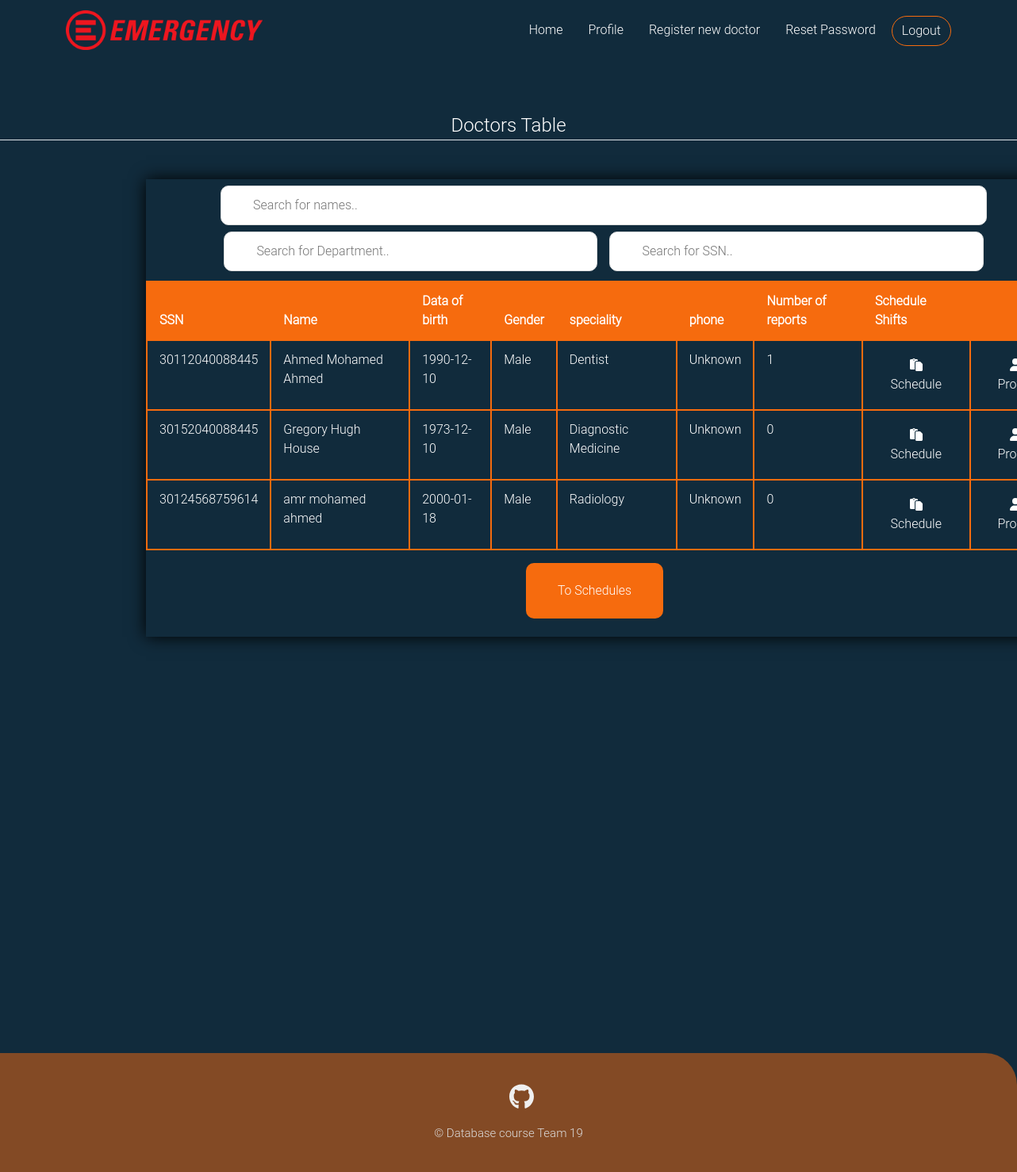
The page /doctors_table (signed in) on the database as committed earlier.
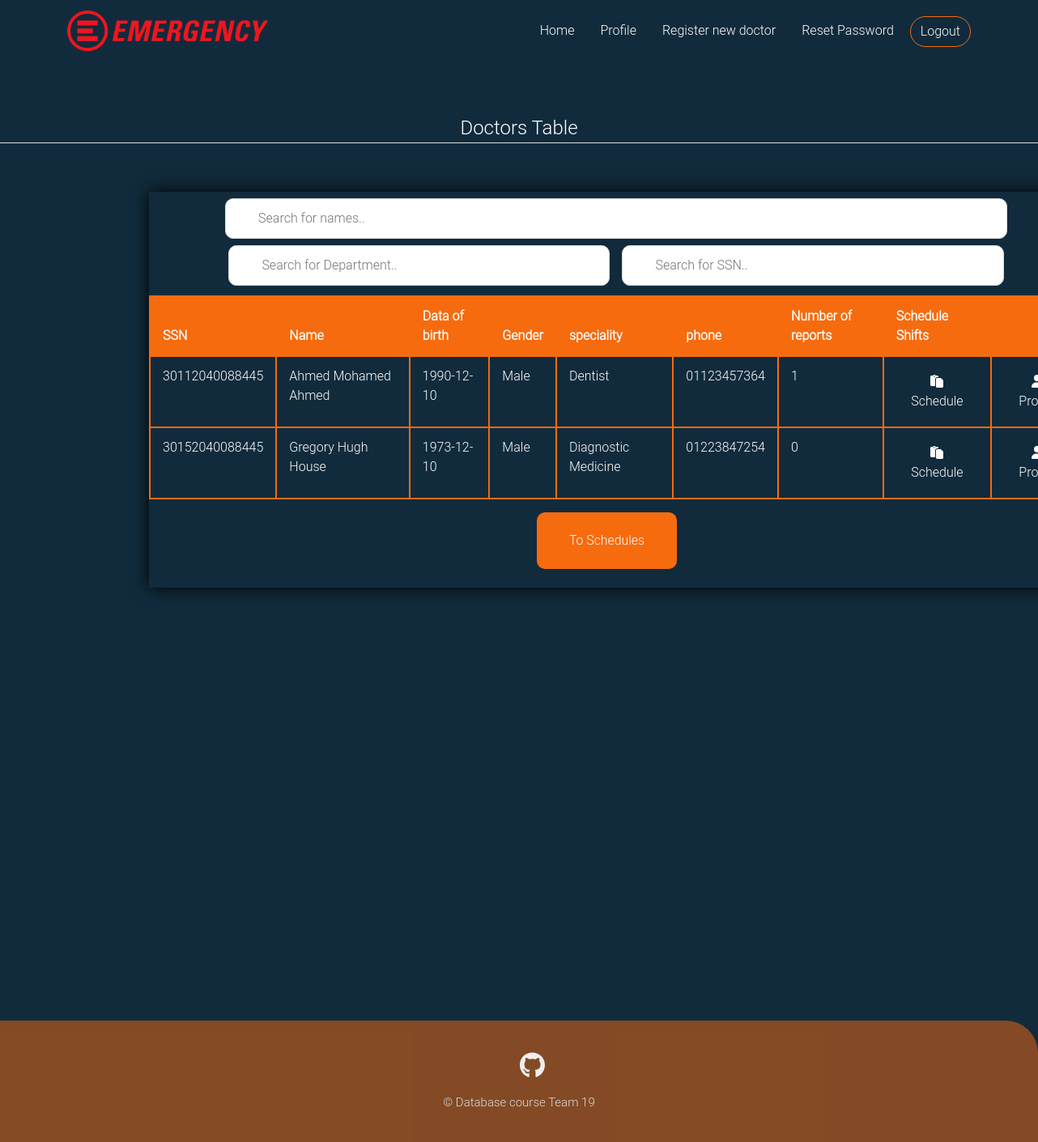
The same page on the database as committed later.
### emergencydebartment/models.py (models this page shows, shortened)
class User(db.Model, UserMixin):
    __tablename__ = 'user_table'
    id = db.Column(db.Integer, primary_key=True)
    ssn = db.Column(db.Integer, unique=True,nullable=False)
    Fname = db.Column(db.String(20),nullable=False)
    Sname = db.Column(db.String(20))
    Lname = db.Column(db.String(20),nullable=False)
    gender = db.Column(db.String(6),nullable=False)
    phone = db.Column(db.String(11), default='Unknown')
    address = db.Column(db.String(70), default='Unknown')
    birth_date = db.Column(db.DateTime,nullable=False)
    user_role = db.Column(db.String(15), nullable=False, default='Patient')
    password = db.Column(db.String(61),nullable=False)

class Doctor(User):
    id = db.Column(db.Integer, db.ForeignKey('user_table.id'),primary_key=True)
    hiring_date = db.Column(db.DateTime, nullable=False,default = datetime.utcnow)
    salary = db.Column(db.Integer, nullable=False)
    speciallity = db.Column(db.String(80),nullable=False)
    image_file = db.Column(db.String(20),nullable = False, default='default.jpg')
    time_shift = db.Column(db.String(50))
    email = db.Column(db.String(20),unique=True,nullable=False)
    examination = db.relationship('Report',  backref='doctor', lazy=True, foreign_keys = 'Report.doctor_id')

class User(db.Model, UserMixin):
    __tablename__ = 'user_table'
    id = db.Column(db.Integer, primary_key=True)
    ssn = db.Column(db.Integer, unique=True,nullable=False)
    Fname = db.Column(db.String(20),nullable=False)
    Sname = db.Column(db.String(20))
    Lname = db.Column(db.String(20),nullable=False)
    gender = db.Column(db.String(6),nullable=False)
    phone = db.Column(db.String(11), default='Unknown')
    address = db.Column(db.String(70), default='Unknown')
    birth_date = db.Column(db.DateTime,nullable=False)
    user_role = db.Column(db.String(15), nullable=False, default='Patient')
    password = db.Column(db.String(61),nullable=False)

### emergencydebartment/routes.py (the view)
@app.route("/doctors_table", methods= ['GET','POST'])
@login_required(role = 'Admin')
def dtable():
    table = Doctor.query.all()
    num_of_reports = list()
    for doctor in table:
        num_of_reports.append(len(doctor.examination))
    return render_template('doctor_table.html', table = zip(table, num_of_reports))

### emergencydebartment/models.py (called while the page is built)
@login_manager.user_loader
def load_user(user_id):
    return User.query.get(int(user_id))

### emergencydebartment/routes.py (called while the page is built)
def login_required(role="ANY"):
    def wrapper(fn):
        @wraps(fn)
        def decorated_view(*args, **kwargs):
            if not current_user.is_authenticated:
              return login_manager.unauthorized()
            if current_user.user_role != 'Admin':
                if ((current_user.user_role != role) and (role != "ANY")):
                    return login_manager.unauthorized()
            return fn(*args, **kwargs)
        return decorated_view
    return wrapper

### emergencydebartment/templates/doctor_table.html (shortened to what this page needs)
{% extends "layout.html" %}
{% block content %}
<legend class="border-bottom mb-4 legend align-text-center">Doctors Table</legend>
        <div class="content">
                <div class="content-table dtable">
                    <div class="scrollme">
                        <div class="row justify-content-center" >
                        <input type="text" id="nameInput" onkeyup="nameF()" style="margin: 1vh;" placeholder="Search for names..">
                    </div>
                        <div class="row justify-content-center" >
                            <input type="text" id="specialityInput" onkeyup="speciality()" placeholder="Search for Department..">
                            <input type="text" id="myInput" onkeyup="ssn()" placeholder="Search for SSN..">
                        </div>
                        <table id="myTable" class="table table-bordered table-responsive" >
                            <thead>
                                <tr class="header">
                                    <th scope="col">SSN</th>
                                    <th scope="col">Name</th>
                                    <th scope="col" >Data of birth</th>
                                    <th scope="col" >Gender</th>
                                    <th scope="col" >speciality</th>
                                    <th scope="col" >phone</th>
                                    <th scope="col" >Number of reports</th>
                                    <th scope="col" >Schedule Shifts</th>
                                    <th scope="col" ></th>
                                </tr>
                            </thead>
                            <tbody>
                        {% for doctor, number_of_reports in table %}
                                <tr class='clickable-row' data-href="{{ url_for('profile', doctor_id=doctor.id) }}">
                                    <td>{{doctor.ssn}}</td>
                                    {% if doctor.Sname %}
                                    <td>{{doctor.Fname}}  {{doctor.Sname}}  {{doctor.Lname}}</td>
                                    {% else %}
                                    <td>{{doctor.Fname}}  {{doctor.Lname}}</td>
                                    {% endif %}
                                    <td>{{doctor.birth_date.strftime('%Y-%m-%d')}}</td>
                                    <td>{{doctor.gender}}</td>
                                    <td>{{doctor.speciallity}}</td>
                                    <td>{{doctor.phone}}</td>
                                    <td>{{number_of_reports}}</td>
                                    <td><a class="calling_btn btn rounded-pill main-btn " style="color:white ;" href="{{url_for('update_shift',doctor_id=doctor.id)}} "> <i class="fa-solid fa-paste"></i> Schedule</a></a></td>
                                    <td><a class="calling_btn btn rounded-pill main-btn " style="color:white ;" href="{{url_for('profile',doctor_id=doctor.id)}} "> <i class="fa-solid fa-user"></i> Profile</a></a></td>
                                {% endfor %}
                            </tbody>
                        </table>
                    </div>
<a href="{{url_for('schedules')}}"><button  id="scheduals" class="button" style="vertical-align:middle" ><span> To Schedules </span></button></a>
                </div>
                    </div>
    {% endblock %}

### emergencydebartment/templates/layout.html (shortened to what this page needs)
<!DOCTYPE html>
<html lang="en">
  <head>
    <link rel="stylesheet" href="../static/styles/all.min.css" />
    <link rel="stylesheet" href="../static/styles/bootstrap.min.css" />
    <link rel="stylesheet" href="../static/styles/style.css" />
    <link rel="stylesheet" href="../static/styles/table.css">
    <link rel="stylesheet" href="../static/styles/login.css">
    <link rel="stylesheet" href="../static/styles/dashboard.css">
  </head>
  <body>
    <nav class="navbar navbar-expand-lg sticky-top">
      <div class="container">
        <a class="navbar-brand" href="{{ url_for('home') }}">
          <img
            src="../static/images/Emergency_(NGO)_logo.svg.png"
            alt="Emergency"
            height="50 px"
          />
        </a>
        <div class="collapse navbar-collapse" id="navbarSupportedContent">
          <ul class="navbar-nav ms-auto mb-2 mb-lg-0">
            <li class="nav-item">
                <a
                class="nav-link p-2 p-lg-3 active"
                aria-current="page"
                href="{{ url_for('home') }}"
                >Home</a
              >
            </li>
            {% if current_user.user_role == "Admin" %}
            <li class="nav-item">
              <a class="nav-link p-2 p-lg-3" href="{{ url_for('profile', doctor_id=current_user.id) }}">Profile</a>
            </li>
            <li class="nav-item">
              <a class="nav-link p-2 p-lg-3" href="{{ url_for('registerD') }}">Register new doctor</a>
            </li>
            {% endif %}
          {% if current_user.is_authenticated %}
          <li class="nav-item">
            <a class="nav-link p-2 p-lg-3 " href="{{url_for('reset_password')}}">Reset Password</a>
          </li>
          <li class="nav-item" style="margin-top:10px ;">
          <a
            href="{{ url_for('logout') }}"
            class="log-in btn btn-primary rounded-pill main-btn ms-1"
            >Logout</a>
          </li>
          {% endif %}
        </div>
      </div>
    </nav>
    {% block content %}{% endblock %}
<section class="foot">
  <footer>
      <ul class="social_icon">
          <li><a href="#"></a></li>
      </ul>
      <p style="font-size: 15px; color: var(--gray-color)">© Database course Team 19</p>
  </footer>
</section>
  </body>
</html>

### emergencydebartment/static/styles/style.css (style rules this page uses)
:root { --blue-color: #112B3C; --orange-color:#F66B0E; --blue-off-color:#205375; --white-off-color:#EFEFEF; --gray-color:#DDDDDD; }
body { font-family: 'Roboto Light',sans-serif; background-color: var(--blue-color); }
.navbar { background-color: var(--blue-color); }
.navbar .navbar-nav .nav-link { color: white; }
.navbar .log-in { background: none; border: solid 1px var(--orange-color); transition: 0.5s; margin-left: 10px; }
legend { margin-top: 5%; color: white; text-align: center; }
footer { position: relative; margin-top: 500px; width: 100%; background-color: rgba(246, 107, 14,50%); height: 150px; padding: 30px 50px; display: flex; justify-content: center; align-items: center; flex-direction: column; }
footer .social_icon, footer .mn { position:relative; display:flex; justify-content:center; align-items:center; margin:10px 0; flex-wrap: wrap; }
footer .social_icon li, footer .mn li { list-style: none; }
footer .social_icon li a { font-size: 2em; color: var(--white-off-color); margin: 0 10px; display: inline-block; transition: 0.5s; }

### emergencydebartment/static/styles/table.css (style rules this page uses)
.content { min-height: 70vh; display: flex; align-items: center; justify-content: center; }
.content-table { border-collapse: collapse; margin: 25px 0; min-width: 400px; max-width: 1400px; min-height: 200px; box-shadow: 0 0 20px rgb(0, 0, 0.15); }
.content-table thead tr { background-color: #f66b0e; color: white; text-align: left; font-weight: bold; border: 2px solid #f66b0e; }
.content-table th, .content-table td { padding: 12px 15px; color: white; border: 2px solid #f66b0e; }
#myInput { background-image: url('/css/searchicon.png'); background-position: 10px 12px; background-repeat: no-repeat; width: 40%; font-size: 16px; padding: 12px 20px 12px 40px; border: 1px solid #ddd; margin-bottom: 12px; border-radius: 10px; margin-left: 15px; }
#nameInput { background-image: url('/css/searchicon.png'); margin-top: 1%; max-height: 3%; background-position: 10px 12px; background-repeat: no-repeat; width: 82%; font-size: 16px; padding: 12px 20px 12px 40px; border: 1px solid #ddd; margin-bottom: 12px; border-radius: 10px; }
#specialityInput { background-image: url('/css/searchicon.png'); background-position: 10px 12px; background-repeat: no-repeat; width: 40%; font-size: 16px; padding: 12px 20px 12px 40px; border: 1px solid #ddd; margin-bottom: 12px; border-radius: 10px; }

### emergencydebartment/static/styles/login.css (style rules this page uses)
:root { --blue-color: #112B3C; --orange-color:#F66B0E; --blue-off-color:#205375; --white-off-color:#EFEFEF; --gray-color:#DDDDDD; }
html, body { height: 100%; font-family: 'Roboto Light',sans-serif; background-color: var(--blue-color); }
.navbar { background-color: var(--blue-color); }
footer { position: relative; width: 100%; background-color:rgba(246, 107, 14,50%) ; height: 150px; padding: 30px 50px; display: flex; justify-content: center; align-items: center; flex-direction: column; border-top-right-radius: 40px; }
footer .social_icon, footer .mn { position:relative; display:flex; justify-content:center; align-items:center; margin:10px 0; flex-wrap: wrap; }
footer .social_icon li, footer .mn li { list-style: none; }
footer .social_icon li a { font-size: 2em; color: var(--white-off-color); margin: 0 10px; display: inline-block; transition: 0.5s; }

### emergencydebartment/static/styles/dashboard.css (style rules this page uses)
.dtable { position: relative; bottom: 40%; left: 120px; width: 90%; }

### emergencydebartment/templates/doctor_table.html (style rules this page uses)
.button { display: inline-block; border-radius: 10px; background-color: #f66b0e; border: none; color: #FFFFFF; text-align: center; font-size: 99%; padding: 2%; width: 15%; transition: all 0.5s; cursor: pointer; margin-left: 41.5%; margin-bottom: 2%; }
.button span { cursor: pointer; display: inline-block; position: relative; transition: 0.5s; }
.button span:after { content: '\00bb'; position: absolute; opacity: 0; top: 0; right: -20px; transition: 0.5s; }

Rows that differ between the two databases and show on the page:
removed Doctor: ssn "30124568759614", Fname "amr", Sname "mohamed", Lname "ahmed", birth_date "2000-01-18", gender "Male", speciallity "Radiology", phone "Unknown", number_of_reports "0"
changed Doctor "Dentist": phone "Unknown" → "01123457364"
changed Doctor "Diagnostic Medicine": phone "Unknown" → "01223847254"
